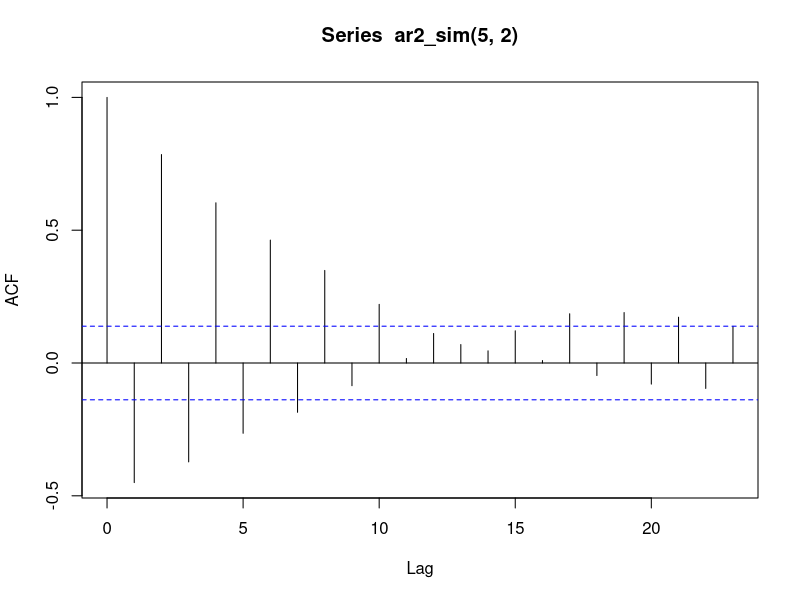
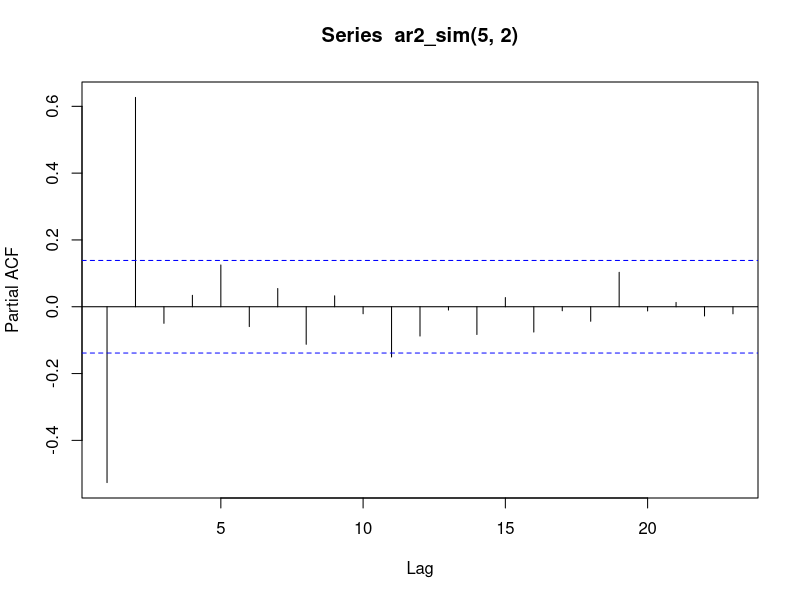
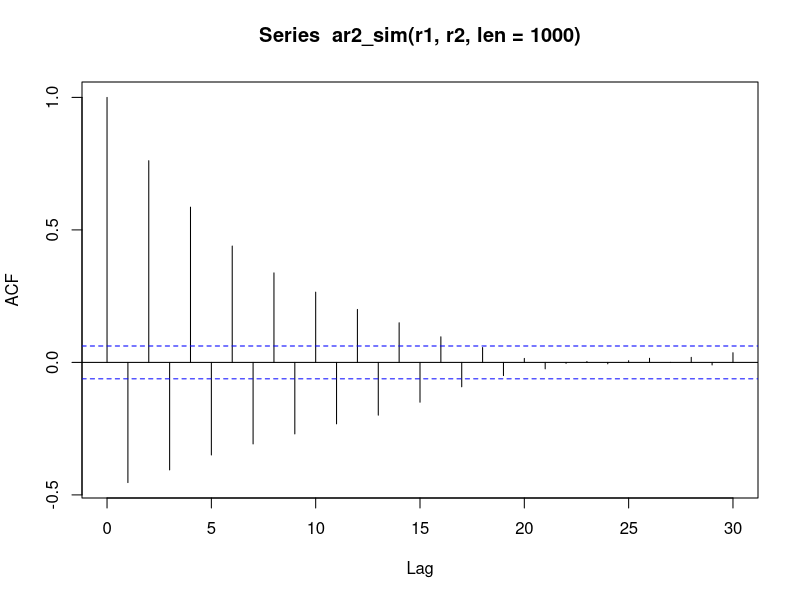
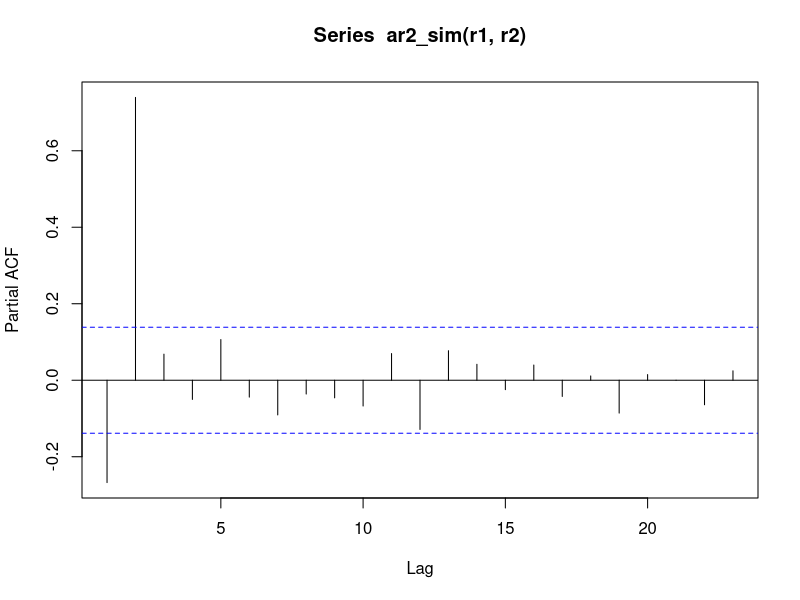
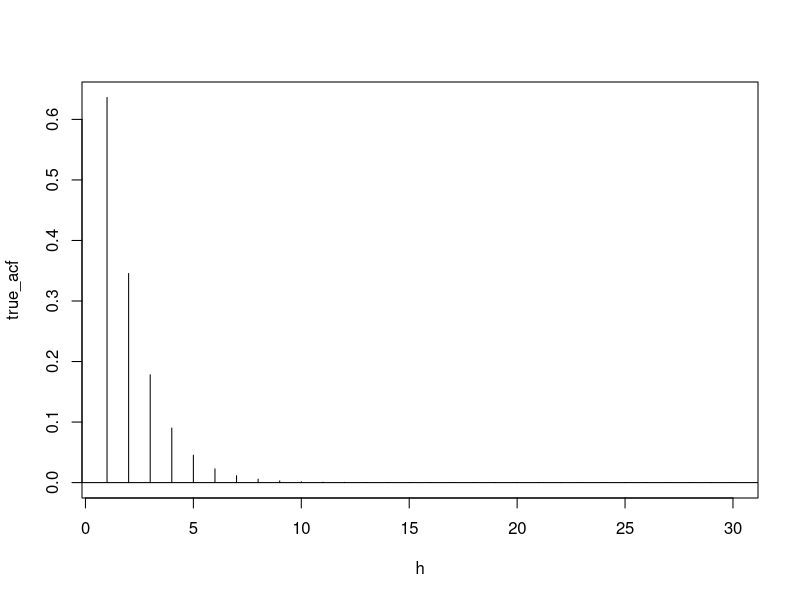
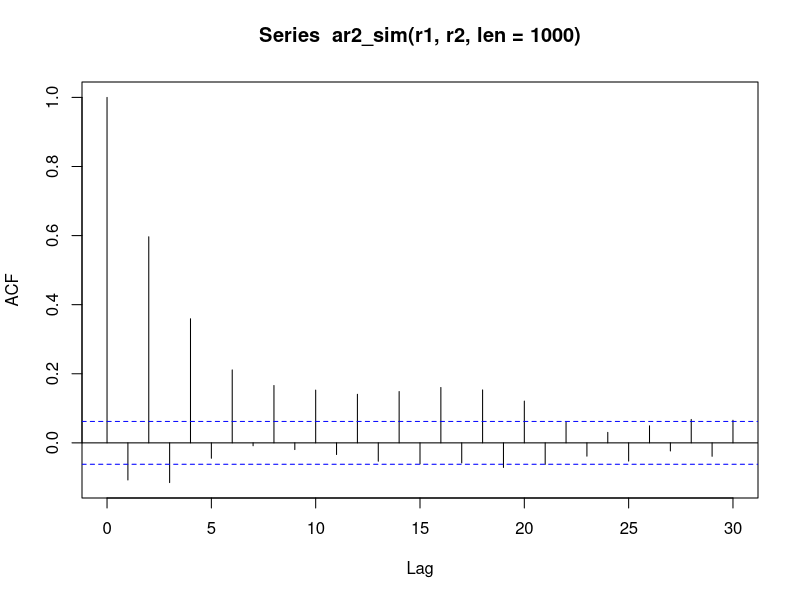
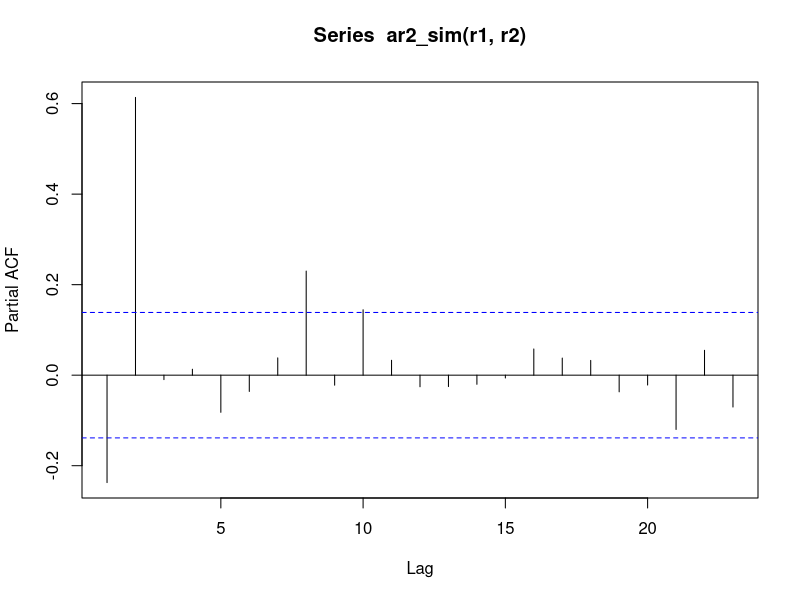
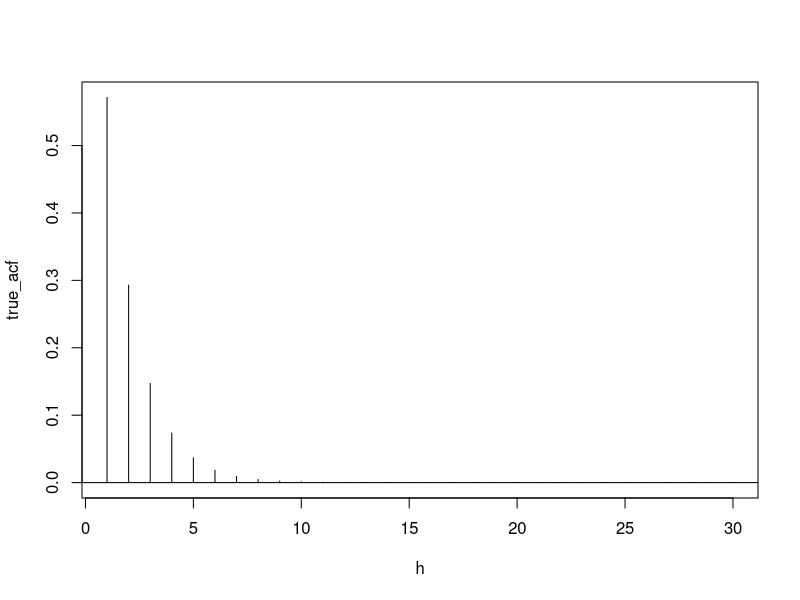

Source code (R) for these figures, in order:
# Question 1 Part 7
# Function to generate an AR process
ar2_sim <- function(r1, r2, len = 200) {
  out <- rep(0, len)
  a1 <- (1 / r1) + (1 / r2)
  a2 <- - 1 / (r1 * r2)
  epsilon <- rnorm(len)
  for(t in 3:len) {
    out[t] <- out[t - 2] * a1 + out[t - 1] * a2 + epsilon[t]
  }
  out
}

ar2_sim(2.5, 2.5)


acf(ar2_sim(5, 2))
pacf(ar2_sim(5, 2))

emp_acf <- function(r1, r2, h) {
  R1 <- 1 / r1
  R2 <- 1 / r2
  rho <- ((R1 / (1 - R1 ^ 2) - R2 / (1 - R2 ^ 2)) ^ - 1) * ((R1 ^ (h + 1)) / (1 - R1 ^ 2) - ((R2 ^ (h + 1)) / (1 - R2 ^ 2)))
  rho
}

h <- seq(1, 30)


r1 <- 5; r2 <- 2
acf(ar2_sim(r1, r2, len = 1000))
pacf(ar2_sim(r1, r2))
true_acf <- sapply(h, function(x) Re(emp_acf(r1, r2, x)))
plot(h, true_acf, type = "h"); abline(h = 0)



r1 <- 10; r2 <- 2
acf(ar2_sim(r1, r2, len = 1000))
pacf(ar2_sim(r1, r2))
true_acf <- sapply(h, function(x) Re(emp_acf(r1, r2, x)))
plot(h, true_acf, type = "h"); abline(h = 0)


r1 <- - 10; r2 <- 2
acf(ar2_sim(r1, r2, len = 1000))
pacf(ar2_sim(r1, r2))
true_acf <- sapply(h, function(x) Re(emp_acf(r1, r2, x)))
plot(h, true_acf, type = "h"); abline(h = 0)

r1 <- 2 /3 * (1 + sqrt(3) * 1i); r2 <- 2 / 3 * (1 - sqrt(3) * 1i)
acf(Re(ar2_sim(r1, r2, len = 1000)))
pacf(Re(ar2_sim(r1, r2)))
true_acf <- sapply(h, function(x) Re(emp_acf(r1, r2, x)))
plot(h, true_acf, type = "h"); abline(h = 0)


r1 <- (1 - 0025 + 0.3258 * 1i); r2 <- (1 - 0025 - 0.3258 * 1i)
acf(Re(ar2_sim(r1, r2, len = 1000)))
pacf(Re(ar2_sim(r1, r2)))
true_acf <- sapply(h, function(x) Re(emp_acf(r1, r2, x)))
plot(h, true_acf, type = "h"); abline(h = 0)
